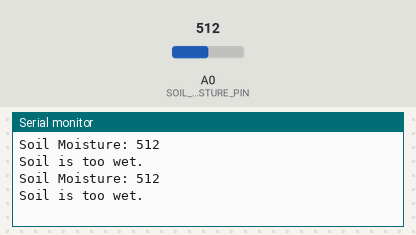
Recording of a sketch running on a simulated Arduino Uno, built with avr-gcc and run on an emulated ATmega328P. On the bench: the last lines printed to the serial monitor. The inputs (shaded band) are chosen by the test bench; at power-on: A0 (SOIL_MOISTURE_PIN) = 512.

Above: at 1.8 s.
1.9 s: A0 (SOIL_MOISTURE_PIN) set to 89
At 2.5 s:
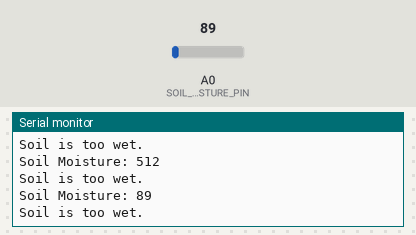
3.4 s: A0 (SOIL_MOISTURE_PIN) set to 75
At 4.8 s:
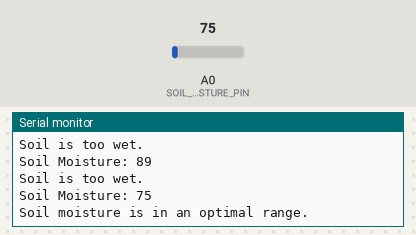
6.5 s: A0 (SOIL_MOISTURE_PIN) set to 32
At 7.7 s:
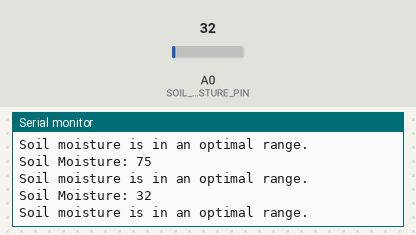
8.0 s: A0 (SOIL_MOISTURE_PIN) set to 28
At 8.4 s:
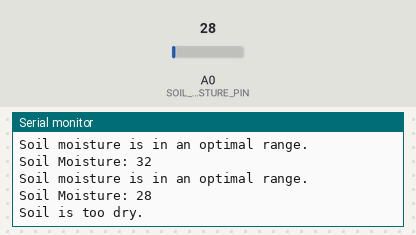
Timing chart, 0 to 11.0 s (numbered marks = the images above; inputs shaded):
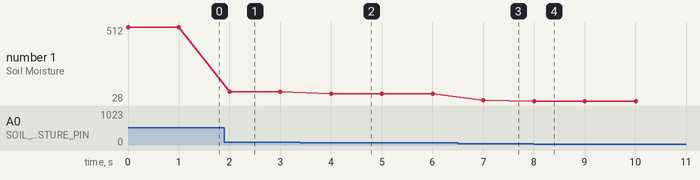

Measured:
- the behaviour switches between 81 and 80 on A0 (SOIL_MOISTURE_PIN) (found by bisection; images 1 and 2)
- the behaviour switches between 30 and 29 on A0 (SOIL_MOISTURE_PIN) (found by bisection; images 3 and 4)
- after the input at 1.9 s, the serial monitor: prints a new line after 0.10 s (image 1)
- after the input at 3.4 s, the serial monitor: prints a new line after 0.60 s (image 2)
- after the input at 6.5 s, the serial monitor: prints a new line after 0.50 s (image 3)
- after the input at 8.0 s, the serial monitor: prints a new line at once (image 4)
- plotted number 1: 512 → 89 after the input at 1.9 s, 89 → 75 after the input at 3.4 s, 75 → 32 after the input at 6.5 s, 32 → 28 after the input at 8.0 s

The sketch:

soil_moisture_sensor.ino
```cpp
#define SOIL_MOISTURE_PIN A0
#define SOIL_MOISTURE_THRESHOLD_LOW 30
#define SOIL_MOISTURE_THRESHOLD_HIGH 80

void setup() {
  Serial.begin(9600);
}

void loop() {
  int soilMoistureValue = analogRead(SOIL_MOISTURE_PIN);
  Serial.print("Soil Moisture: ");
  Serial.println(soilMoistureValue);

  if (soilMoistureValue < SOIL_MOISTURE_THRESHOLD_LOW) {
    Serial.println("Soil is too dry.");
  } else if (soilMoistureValue > SOIL_MOISTURE_THRESHOLD_HIGH) {
    Serial.println("Soil is too wet.");
  } else {
    Serial.println("Soil moisture is in an optimal range.");
  }

  delay(1000);
}
```
